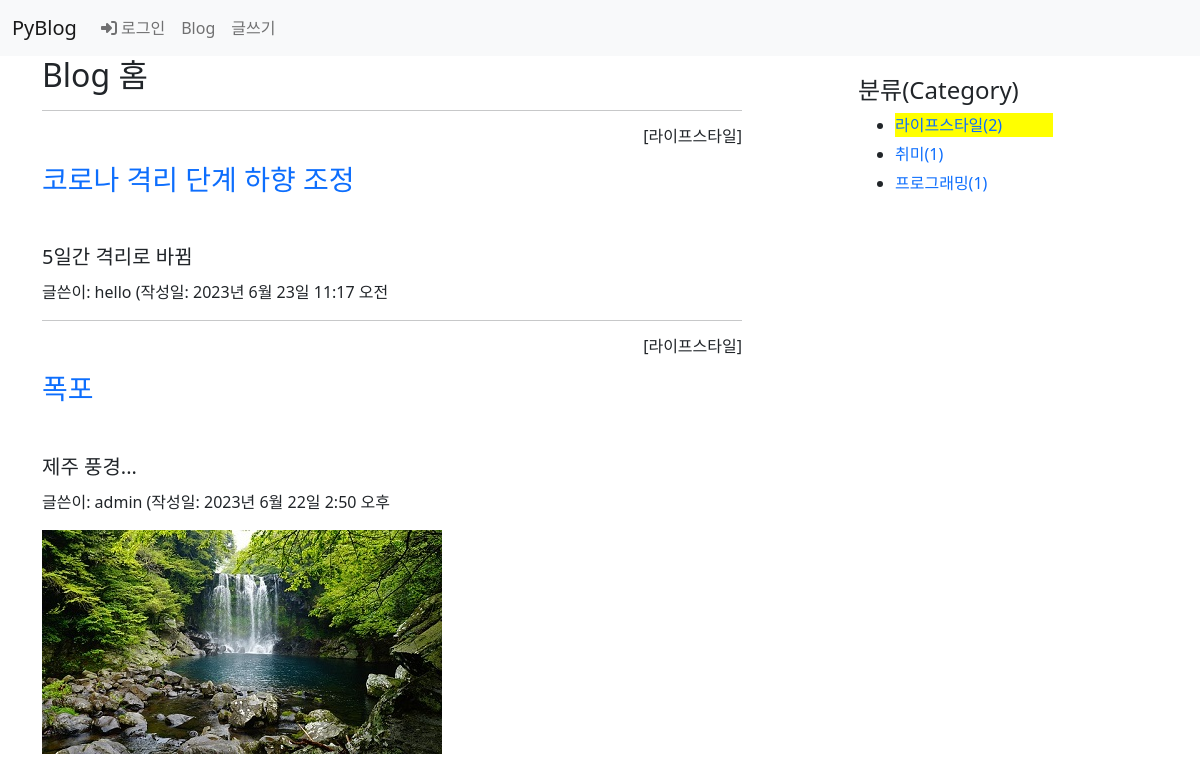
Before: /blog/category/라이프스타일/ with the older database file.
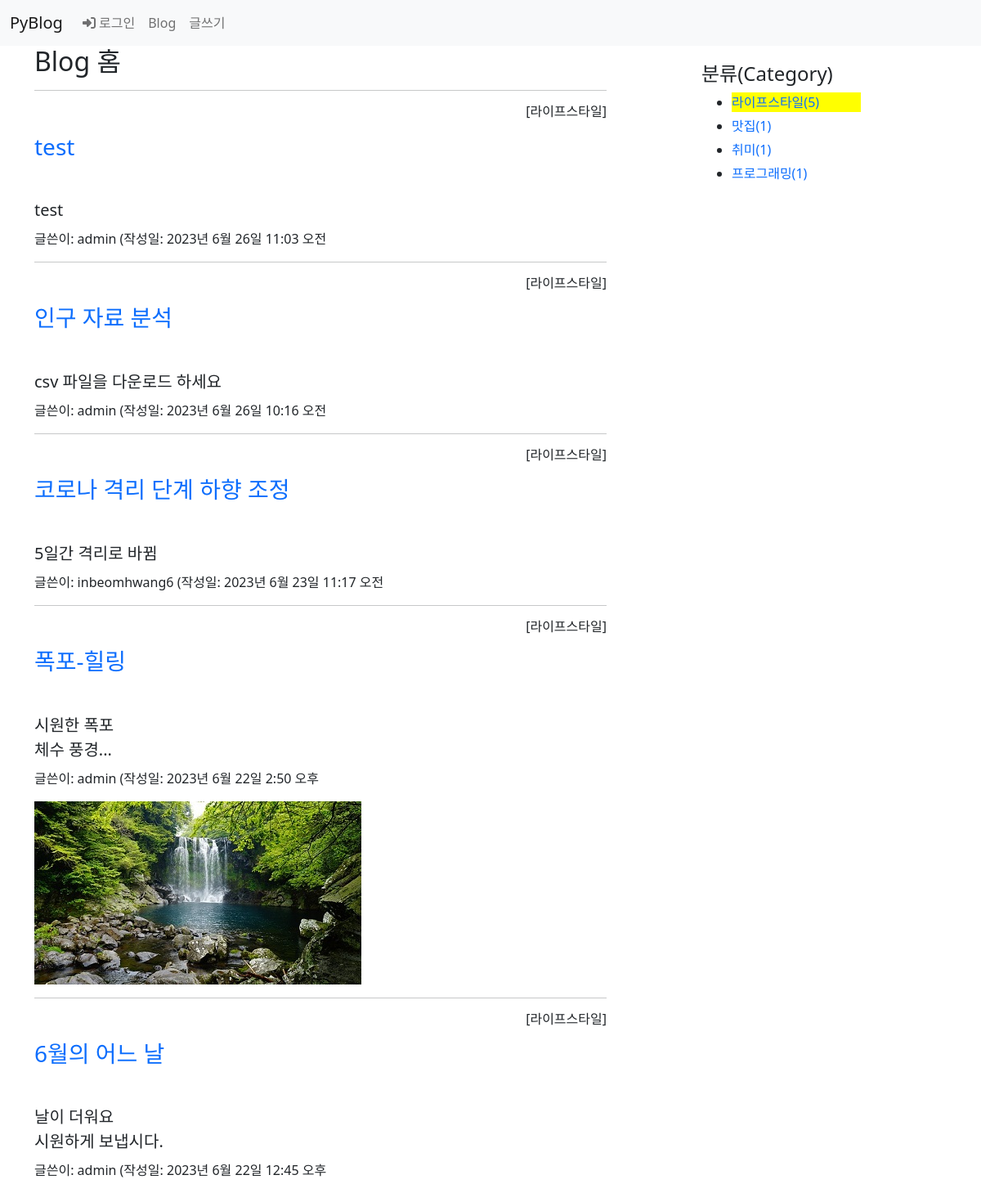
After: the same page with the newer database file.
### blog/models.py (models this page shows, shortened)
class Post(models.Model):
    author = models.ForeignKey(User, on_delete=models.CASCADE)
    title = models.CharField(max_length=100)    # 제목
    content = models.TextField()                # 내용
    pub_date = models.DateTimeField()           # 발행일
    modify_date = models.DateTimeField(null=True, blank=True)   # 입력 폼이 비어도 됨
    photo = models.ImageField(upload_to='blog/images/%Y/%m/%d/',
                    null=True, blank=True)  # null 허용, 파일을 첨부하지 않을 수 있음
    file = models.FileField(upload_to='blog/files/%Y/%m/%d/',
                            null=True, blank=True) # null 허용, 파일을 첨부하지 않을 수 있음
    category = models.ForeignKey(Category, null=True, blank=True,
                    on_delete=models.SET_NULL)  # 카테고리가 삭제되어도

class Category(models.Model):
    name = models.CharField(max_length=50, unique=True)
    slug = models.SlugField(max_length=200, unique=True,
                allow_unicode=True)
    def __str__(self):
        return self.name
    def get_absolute_url(self):
        return  reverse('blog:category_page', args=[self.slug])
    class Meta:
        ordering = ['name']  # 이름순 정렬
        verbose_name = 'category'
        verbose_name_plural = 'categories'

### blog/views.py (the view)
# urls.py: path('category/<str:slug>/', views.category_page,
def category_page(request, slug):
    current_category = Category.objects.get(slug=slug)  # 현재 카테고리 검색
    post_list = Post.objects.filter(category=current_category)  # 현 카테고리의 포스트들
    post_list = post_list.order_by('-pub_date') # 날짜순 내림차순
    categories = Category.objects.all() # 전체 카테고리
    context = {
        'current_category': current_category,
        'post_list': post_list,
        'categories': categories
    }
    return render(request, 'blog/post_list.html', context)

### templates/blog/post_list.html (shortened to what this page needs)
{% extends 'base.html' %}
{% block content %}
<div class="container">
    <section id="post_list">
    <h2>Blog 홈</h2>
    {% if post_list %}
        {% for post in post_list %}
            <hr>
            {% if post.category %}
                <h6 class="text-end">[{{ post.category }}]</h6>
            {% endif %}
            <h3 class="my-3">
                <a href="{% url 'blog:detail' post.id %}">
                    {{ post.title }}
                </a>
            </h3>
            <h5 style="white-space: pre-line; line-height: 1.5">
                {{ post.content }}
            </h5>
            <p>글쓴이: {{ post.author }} (작성일: {{ post.pub_date }}</p>
            {% if post.photo %}
                <img src="{{ post.photo.url }}">
            {% endif %}
        {% endfor %}
    {% else %}
        <p>포스트가 없습니다.</p>
    {% endif %}
    </section>
    <aside id="category">
        <h4>분류(Category)</h4>
        <div>
            <ul>
                {% for category in categories %}
                    {% if current_category.slug == category.slug %}
                <li style="background: #ff0">
                    <a href="{{ category.get_absolute_url }}">
                        {{ category.name }}({{ category.post_set.count }})
                    </a>
                </li>
                {% else %}
                <li>
                    <a href="{{ category.get_absolute_url }}">
                        {{ category.name }}({{ category.post_set.count }})
                    </a>
                </li>
                    {% endif %}
                {% endfor %}
            </ul>
        </div>
    </aside>
</div>
{% endblock %}

Changed rows visible on the page:
added Post: category "라이프스타일", title "test", content "test", author "admin", pub_date "2023년 6월 26일 11:03 오전"
added Post: category "라이프스타일", title "인구 자료 분석", content "csv 파일을 다운로드 하세요", author "admin", pub_date "2023년 6월 26일 10:16 오전"
changed Post "코로나 격리 단계 하향 조정": author "hello" → "inbeomhwang6"
changed Post "2023년 6월 22일 2:50 오후": title "폭포" → "폭포-힐링"; content "제주 풍경..." → "시원한 폭포 체수 풍경..."
now on this page (row edited): Post: category "라이프스타일", title "6월의 어느 날", content "날이 더워요 시원하게 보냅시다.", author "admin", pub_date "2023년 6월 22일 12:45 오후"
computed for Category "라이프스타일": post_set.count "2" → "5"
added Category: name "맛집", post_set.count "1"
